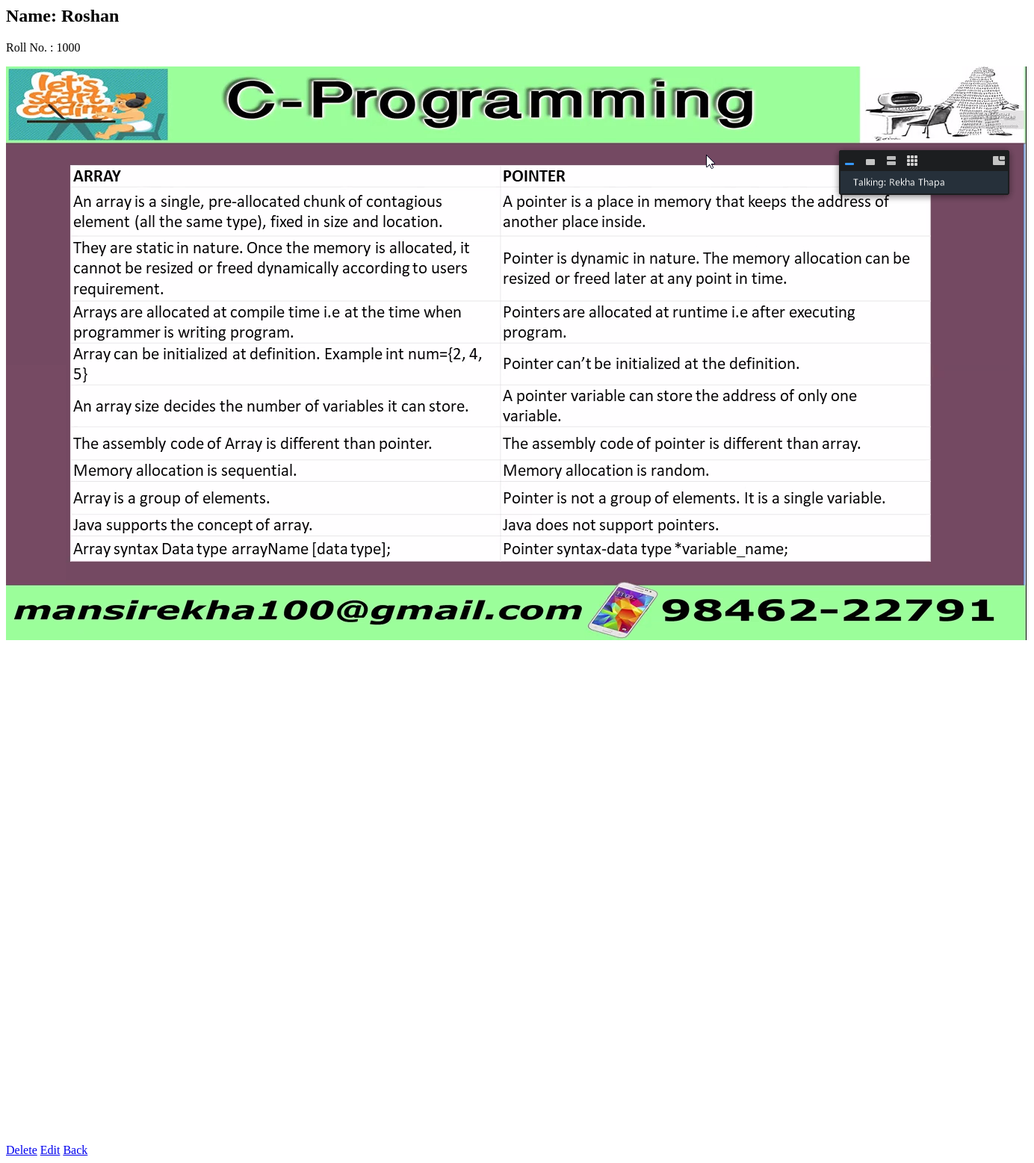
The page /student/1 on the database as committed earlier.
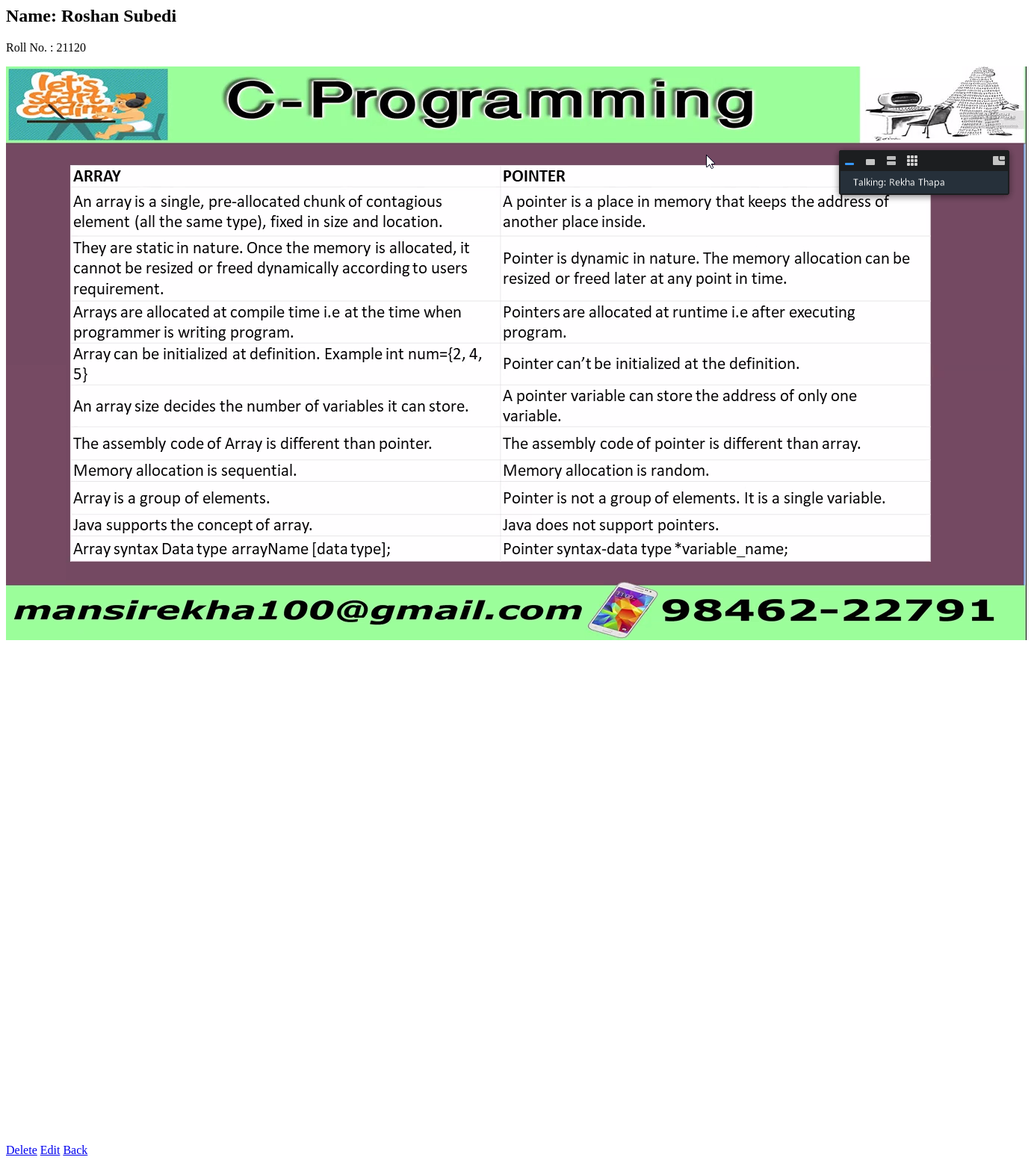
The same page on the database as committed later.
### imagehandle/models.py (models this page shows, shortened)
class Student(models.Model):
	name=models.CharField(max_length=255)
	roll_no=models.IntegerField()
	image=models.ImageField(upload_to='student/')

### imagehandle/views.py (the view)
# urls.py: path('<int:pk>',studentDetail, name='studentdetail'),
def studentDetail(request, pk):
	student=get_object_or_404(Student, pk=pk)
	context={
	'student':student
	}
	return render(request,'imagehandle/studentdetail.html', context)

### templates/imagehandle/studentdetail.html (shortened to what this page needs)
{% if student %}
	<h2>Name: {{student.name}}</h2>
	<p>Roll No. : {{student.roll_no}}</p>
	<p><img src="{{student.image.url}}" alt="{{student.name}}'s photo"></p>
<a href="{% url 'deletestudent' student.id %}"> Delete</a>
<a href="{% url 'editstudent' student.id %}"> Edit</a>
<a href="{% url 'studentlist'%}">Back</a>
{% endif %}

Rows that differ between the two databases and show on the page:
changed Student: name "Roshan" → "Roshan Subedi"; roll_no "1000" → "21120"
